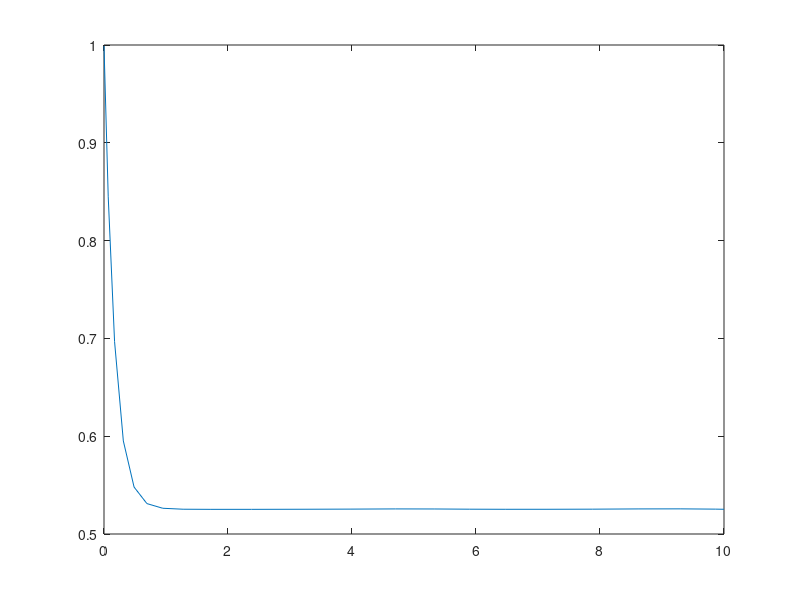

This chart was generated by the following MATLAB code: (Note: this script raises an error after producing the figure.)
clearvars;

w = 9/24;
r = 2;
f = @(x,y) [-1/w,2*r;1/w,-r]*[x;y];

sol = ode45(@(t,x) f(x(1),x(2)),[0 10],[1e8;1e5]);

figure;
plot(sol.x,sol.y(1,:)./sum(sol.y,1))

%%

a = -1/w;
b = r-1/w;
c = 2*r;

p = [a,b,c];
rh = roots(p);
rh = rh(rh>=0);

p = rh/(1+rh);
yline(p)